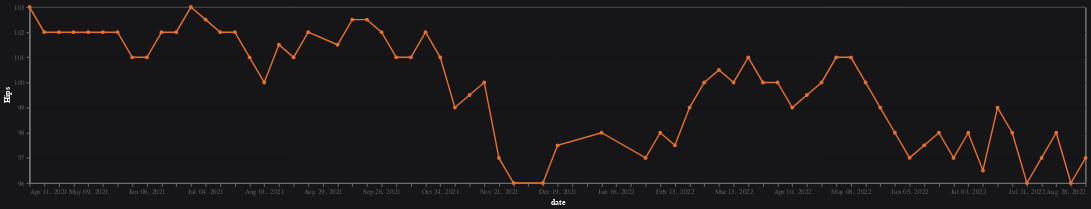

The cell this chart's notebook holds for it:
### Code cell
# Hips
chart = make_chart(9)

chart

### Figure 1 — Vega-Lite specification as saved in the notebook (floating-point values rounded to 4 significant figures)
{"$schema": "https://vega.github.io/schema/vega-lite/v4.17.0.json", "config": {"axis": {"gridColor": "#131316", "labelColor": "#666666", "titleColor": "#ffffff"}, "background": "#161619", "view": {"continuousHeight": 300, "continuousWidth": 400}}, "data": {"name": "data-50839cea718c11a8570f898a363e1937"}, "datasets": {"data-50839cea718c11a8570f898a363e1937": [{"Hips": 103, "date": "2021-04-11T00:00:00"}, {"Hips": 102, "date": "2021-04-18T00:00:00"}, {"Hips": 102, "date": "2021-04-25T00:00:00"}, {"Hips": 102, "date": "2021-05-02T00:00:00"}, {"Hips": 102, "date": "2021-05-09T00:00:00"}, {"Hips": 102, "date": "2021-05-16T00:00:00"}, {"Hips": 102, "date": "2021-05-23T00:00:00"}, {"Hips": 101, "date": "2021-05-30T00:00:00"}, {"Hips": 101, "date": "2021-06-06T00:00:00"}, {"Hips": 102, "date": "2021-06-13T00:00:00"}, {"Hips": 102, "date": "2021-06-20T00:00:00"}, {"Hips": 103, "date": "2021-06-27T00:00:00"}, {"Hips": null, "date": "2021-07-04T00:00:00"}, {"Hips": 102, "date": "2021-07-11T00:00:00"}, {"Hips": 102, "date": "2021-07-18T00:00:00"}, {"Hips": 101, "date": "2021-07-25T00:00:00"}, {"Hips": 100, "date": "2021-08-01T00:00:00"}, {"Hips": 101.5, "date": "2021-08-08T00:00:00"}, {"Hips": 101, "date": "2021-08-15T00:00:00"}, {"Hips": 102, "date": "2021-08-22T00:00:00"}, {"Hips": 101.5, "date": "2021-09-05T00:00:00"}, {"Hips": 102.5, "date": "2021-09-12T00:00:00"}, {"Hips": 102.5, "date": "2021-09-19T00:00:00"}, {"Hips": 102, "date": "2021-09-26T00:00:00"}, {"Hips": 101, "date": "2021-10-03T00:00:00"}, {"Hips": 101, "date": "2021-10-10T00:00:00"}, {"Hips": 102, "date": "2021-10-17T00:00:00"}, {"Hips": 101, "date": "2021-10-24T00:00:00"}, {"Hips": 99, "date": "2021-10-31T00:00:00"}, {"Hips": 99.5, "date": "2021-11-07T00:00:00"}, {"Hips": 100, "date": "2021-11-14T00:00:00"}, {"Hips": 97, "date": "2021-11-21T00:00:00"}, {"Hips": 96, "date": "2021-11-28T00:00:00"}, {"Hips": 96, "date": "2021-12-12T00:00:00"}, {"Hips": 97.5, "date": "2021-12-19T00:00:00"}, {"Hips": 98, "date": "2022-01-09T00:00:00"}, {"Hips": 97, "date": "2022-01-30T00:00:00"}, {"Hips": 98, "date": "2022-02-06T00:00:00"}, {"Hips": 97.5, "date": "2022-02-13T00:00:00"}, {"Hips": 99, "date": "2022-02-20T00:00:00"}, {"Hips": 100, "date": "2022-02-27T00:00:00"}, {"Hips": 100.5, "date": "2022-03-06T00:00:00"}, {"Hips": 100, "date": "2022-03-13T00:00:00"}, {"Hips": 101, "date": "2022-03-20T00:00:00"}, {"Hips": 100, "date": "2022-03-27T00:00:00"}, {"Hips": 100, "date": "2022-04-03T00:00:00"}, {"Hips": 99, "date": "2022-04-10T00:00:00"}, {"Hips": null, "date": "2022-04-17T00:00:00"}, {"Hips": 100, "date": "2022-04-24T00:00:00"}, {"Hips": 101, "date": "2022-05-01T00:00:00"}, {"Hips": 101, "date": "2022-05-08T00:00:00"}, {"Hips": 100, "date": "2022-05-15T00:00:00"}, {"Hips": 99, "date": "2022-05-22T00:00:00"}, {"Hips": 98, "date": "2022-05-29T00:00:00"}, {"Hips": 97, "date": "2022-06-05T00:00:00"}, {"Hips": 97.5, "date": "2022-06-12T00:00:00"}, {"Hips": 98, "date": "2022-06-19T00:00:00"}, {"Hips": 97, "date": "2022-06-26T00:00:00"}, {"Hips": 98, "date": "2022-07-03T00:00:00"}, {"Hips": 96.5, "date": "2022-07-10T00:00:00"}, {"Hips": 99, "date": "2022-07-17T00:00:00"}, {"Hips": 98, "date": "2022-07-24T00:00:00"}, {"Hips": 96, "date": "2022-07-31T00:00:00"}, {"Hips": 97, "date": "2022-08-07T00:00:00"}, {"Hips": 98, "date": "2022-08-14T00:00:00"}, {"Hips": 96, "date": "2022-08-21T00:00:00"}, {"Hips": 97, "date": "2022-08-28T00:00:00"}]}, "encoding": {"color": {"value": "#e9702b"}, "x": {"axis": {"grid": false}, "field": "date", "sort": "-x", "timeUnit": "yearmonthdate", "title": "date", "type": "temporal"}, "y": {"field": "Hips", "impute": {"frame": [-1, 1], "method": "mean"}, "scale": {"zero": false}, "title": "Hips", "type": "quantitative"}}, "height": 250, "mark": {"point": true, "type": "line"}, "width": 1500}
